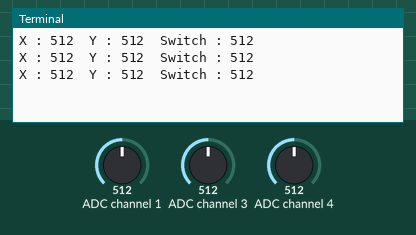
Bench run of a program on a simulated Raspberry Pi (BCM pin numbers). Parts: the last lines printed to the terminal. The inputs (shaded band) are chosen by the test bench; at power-on: ADC channel 1 = 512, ADC channel 3 = 512, ADC channel 4 = 512 (analog values on the 0–1023 scale).

Above: at 1.2 s.
1.3 s: ADC channel 1 set to 716
At 1.9 s:
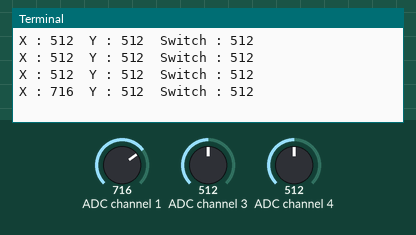
2.8 s: ADC channel 3 set to 716
At 3.4 s:
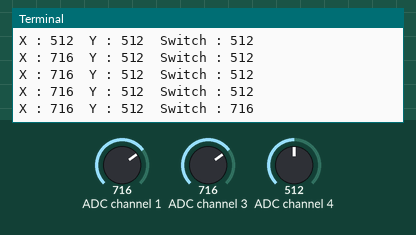
4.3 s: ADC channel 4 set to 716
At 4.9 s:
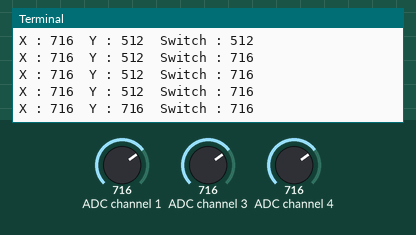
5.8 s: ADC channel 1 set to 900
At 6.3 s:
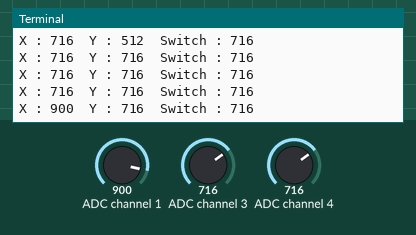
7.3 s: ADC channel 3 set to 900
At 7.9 s:
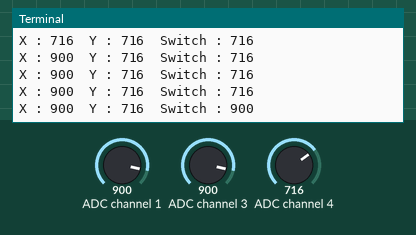
8.8 s: ADC channel 4 set to 900
At 9.4 s:
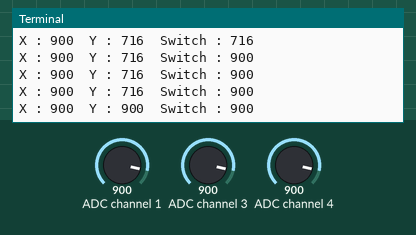
Timing chart, 0 to 11.3 s (numbered marks = the images above; inputs shaded):
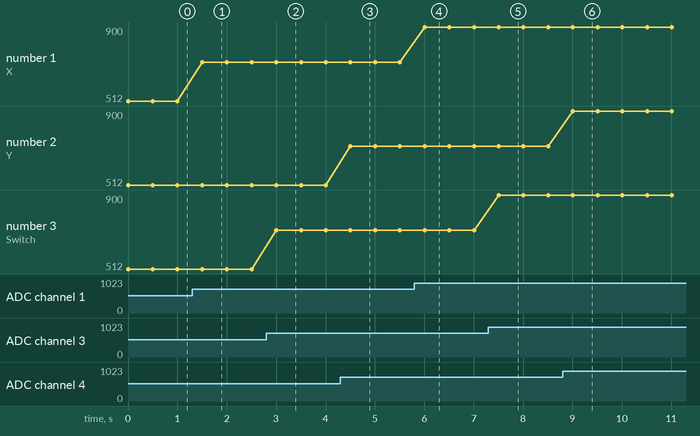

The program:

mcp3008_joystick.py
```python
import spidev
import time
import os

import spidev
import time
import os

# Open SPI bus
spi = spidev.SpiDev()
spi.open(0, 0)
spi.max_speed_hz = 1000000


# Function to read SPI data from MCP3008 chip
# Channel must be an integer 0-7
def ReadChannel(channel):
    adc = spi.xfer2([1, (8 + channel) << 4, 0])
    data = ((adc[1] & 3) << 8) + adc[2]
    return data


# Define sensor channels
# (channels 3 to 7 unused)
swt_channel = 3
vrx_channel = 1
vry_channel = 4

# Define delay between readings (s)
delay = 0.5

while True:
    # Read the joystick position data
    vrx_pos = ReadChannel(vrx_channel)
    vry_pos = ReadChannel(vry_channel)

    # Read switch state
    swt_val = ReadChannel(swt_channel)

    # Print out results
    print
    "--------------------------------------------"
    print("X : {}  Y : {}  Switch : {}".format(vrx_pos, vry_pos, swt_val))

    # Wait before repeating loop
    time.sleep(delay)
```

Measured:
- after the input at 1.3 s, the terminal: prints a new line after 0.20 s (image 1)
- after the input at 2.8 s, the terminal: prints a new line after 0.20 s (image 2)
- after the input at 4.3 s, the terminal: prints a new line after 0.21 s (image 3)
- after the input at 5.8 s, the terminal: prints a new line after 0.21 s (image 4)
- after the input at 7.3 s, the terminal: prints a new line after 0.21 s (image 5)
- after the input at 8.8 s, the terminal: prints a new line after 0.21 s (image 6)
- plotted number 1: 512 → 716 after the input at 1.3 s, 716 → 900 after the input at 5.8 s
